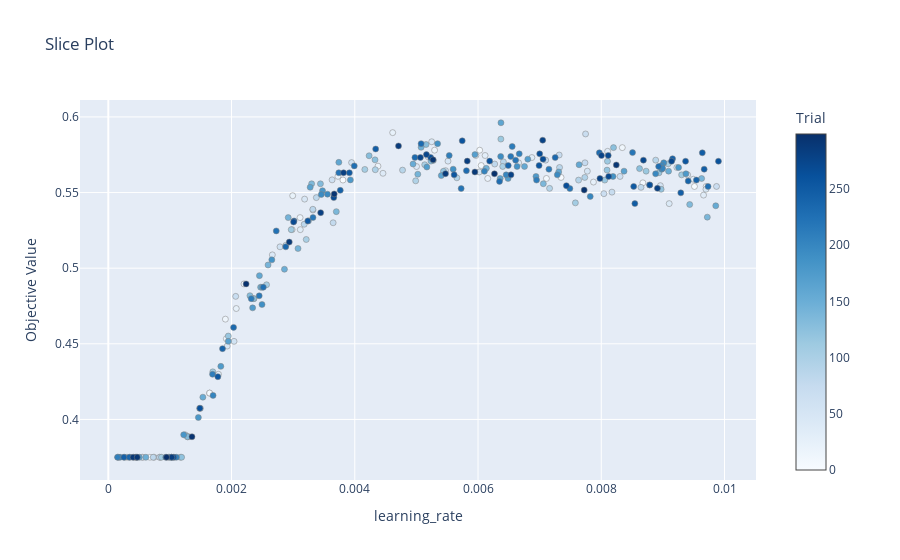

Notebook cell for this chart:
### Code cell
optuna.visualization.plot_slice(study, params=["learning_rate"])

### Figure 1 — Plotly figure (JSON) as saved in the notebook; plotly's stock layout.template omitted (floating-point values rounded to 4 significant figures; data arrays with more than 128 entries replaced by an {"elided": "..."} marker saying what was removed)
{"data": [{"marker": {"color": {"elided": "300 int values"}, "colorbar": {"title": {"text": "Trial"}, "x": 1, "xpad": 40}, "colorscale": [[0, "rgb(247,251,255)"], [0.125, "rgb(222,235,247)"], [0.25, "rgb(198,219,239)"], [0.375, "rgb(158,202,225)"], [0.5, "rgb(107,174,214)"], [0.625, "rgb(66,146,198)"], [0.75, "rgb(33,113,181)"], [0.875, "rgb(8,81,156)"], [1, "rgb(8,48,107)"]], "line": {"color": "Grey", "width": 0.5}}, "mode": "markers", "name": "Feasible Trial", "showlegend": false, "type": "scatter", "x": {"elided": "300 float values"}, "y": {"elided": "300 float values"}}], "layout": {"title": {"text": "Slice Plot"}, "xaxis": {"title": {"text": "learning_rate"}}, "yaxis": {"title": {"text": "Objective Value"}}}}
